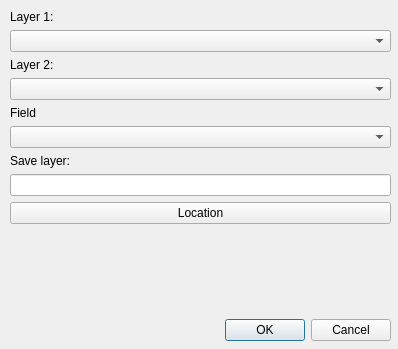
<?xml version="1.0" encoding="UTF-8"?>
<ui version="4.0">
 <class>Dialog</class>
 <widget class="QDialog" name="Dialog">
  <property name="geometry">
   <rect>
    <x>0</x>
    <y>0</y>
    <width>398</width>
    <height>349</height>
   </rect>
  </property>
  <property name="sizePolicy">
   <sizepolicy hsizetype="Preferred" vsizetype="Preferred">
    <horstretch>0</horstretch>
    <verstretch>0</verstretch>
   </sizepolicy>
  </property>
  <property name="windowTitle">
   <string>Spatial join max area</string>
  </property>
  <property name="sizeGripEnabled">
   <bool>false</bool>
  </property>
  <widget class="QWidget" name="verticalLayoutWidget">
   <property name="geometry">
    <rect>
     <x>10</x>
     <y>10</y>
     <width>381</width>
     <height>331</height>
    </rect>
   </property>
   <layout class="QVBoxLayout" name="verticalLayout">
    <item>
     <widget class="QLabel" name="label_2">
      <property name="text">
       <string>Layer 1:</string>
      </property>
     </widget>
    </item>
    <item>
     <widget class="QComboBox" name="layer1Combo">
      <property name="sizePolicy">
       <sizepolicy hsizetype="Expanding" vsizetype="Fixed">
        <horstretch>0</horstretch>
        <verstretch>0</verstretch>
       </sizepolicy>
      </property>
     </widget>
    </item>
    <item>
     <widget class="QLabel" name="label_5">
      <property name="text">
       <string>Layer 2:</string>
      </property>
     </widget>
    </item>
    <item>
     <widget class="QComboBox" name="layer2Combo">
      <property name="sizePolicy">
       <sizepolicy hsizetype="Expanding" vsizetype="Fixed">
        <horstretch>0</horstretch>
        <verstretch>0</verstretch>
       </sizepolicy>
      </property>
     </widget>
    </item>
    <item>
     <widget class="QLabel" name="label_6">
      <property name="text">
       <string>Field</string>
      </property>
     </widget>
    </item>
    <item>
     <widget class="QComboBox" name="fieldCombo">
      <property name="sizePolicy">
       <sizepolicy hsizetype="Expanding" vsizetype="Fixed">
        <horstretch>0</horstretch>
        <verstretch>0</verstretch>
       </sizepolicy>
      </property>
     </widget>
    </item>
    <item>
     <widget class="QLabel" name="label_3">
      <property name="text">
       <string>Save layer:</string>
      </property>
     </widget>
    </item>
    <item>
     <widget class="QLineEdit" name="layerName">
      <property name="text">
       <string/>
      </property>
     </widget>
    </item>
    <item>
     <widget class="QPushButton" name="locationButton">
      <property name="enabled">
       <bool>true</bool>
      </property>
      <property name="text">
       <string>Location</string>
      </property>
     </widget>
    </item>
    <item>
     <spacer name="verticalSpacer">
      <property name="orientation">
       <enum>Qt::Vertical</enum>
      </property>
      <property name="sizeHint" stdset="0">
       <size>
        <width>20</width>
        <height>40</height>
       </size>
      </property>
     </spacer>
    </item>
    <item>
     <widget class="QDialogButtonBox" name="buttonBox">
      <property name="orientation">
       <enum>Qt::Horizontal</enum>
      </property>
      <property name="standardButtons">
       <set>QDialogButtonBox::Cancel|QDialogButtonBox::Ok</set>
      </property>
     </widget>
    </item>
   </layout>
  </widget>
 </widget>
 <resources/>
 <connections>
  <connection>
   <sender>buttonBox</sender>
   <signal>accepted()</signal>
   <receiver>Dialog</receiver>
   <slot>accept()</slot>
   <hints>
    <hint type="sourcelabel">
     <x>248</x>
     <y>254</y>
    </hint>
    <hint type="destinationlabel">
     <x>157</x>
     <y>274</y>
    </hint>
   </hints>
  </connection>
  <connection>
   <sender>buttonBox</sender>
   <signal>rejected()</signal>
   <receiver>Dialog</receiver>
   <slot>reject()</slot>
   <hints>
    <hint type="sourcelabel">
     <x>316</x>
     <y>260</y>
    </hint>
    <hint type="destinationlabel">
     <x>286</x>
     <y>274</y>
    </hint>
   </hints>
  </connection>
 </connections>
</ui>
